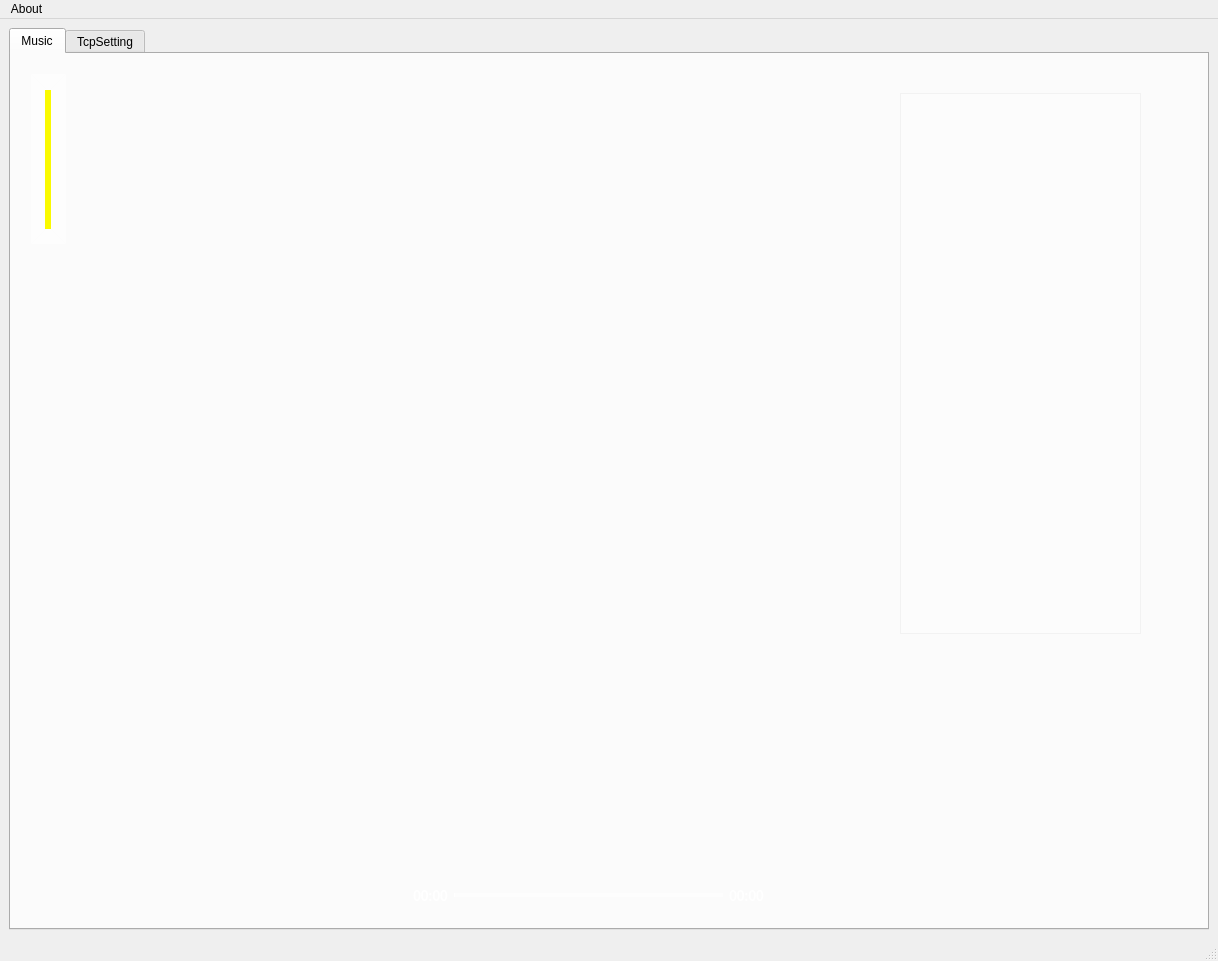
<?xml version="1.0" encoding="UTF-8"?>
<ui version="4.0">
 <class>tcpController</class>
 <widget class="QMainWindow" name="tcpController">
  <property name="geometry">
   <rect>
    <x>0</x>
    <y>0</y>
    <width>1218</width>
    <height>961</height>
   </rect>
  </property>
  <property name="minimumSize">
   <size>
    <width>1000</width>
    <height>0</height>
   </size>
  </property>
  <property name="windowTitle">
   <string>MainWindow</string>
  </property>
  <widget class="QWidget" name="centralwidget">
   <property name="styleSheet">
    <string notr="true"/>
   </property>
   <layout class="QGridLayout" name="gridLayout_3">
    <item row="0" column="0">
     <widget class="QTabWidget" name="tabWidget">
      <property name="whatsThis">
       <string>&lt;html&gt;&lt;head/&gt;&lt;body&gt;&lt;p&gt;&lt;br/&gt;&lt;/p&gt;&lt;/body&gt;&lt;/html&gt;</string>
      </property>
      <property name="styleSheet">
       <string notr="true"/>
      </property>
      <property name="currentIndex">
       <number>0</number>
      </property>
      <property name="elideMode">
       <enum>Qt::ElideLeft</enum>
      </property>
      <property name="documentMode">
       <bool>false</bool>
      </property>
      <property name="tabsClosable">
       <bool>false</bool>
      </property>
      <property name="tabBarAutoHide">
       <bool>true</bool>
      </property>
      <widget class="QWidget" name="tab_musicController">
       <property name="styleSheet">
        <string notr="true">QWidget#tab_musicController
{
}</string>
       </property>
       <attribute name="title">
        <string>Music</string>
       </attribute>
       <layout class="QGridLayout" name="gridLayout_2">
        <item row="2" column="0">
         <widget class="QGroupBox" name="groupBox_2">
          <property name="sizePolicy">
           <sizepolicy hsizetype="Preferred" vsizetype="Fixed">
            <horstretch>0</horstretch>
            <verstretch>0</verstretch>
           </sizepolicy>
          </property>
          <property name="minimumSize">
           <size>
            <width>0</width>
            <height>90</height>
           </size>
          </property>
          <property name="maximumSize">
           <size>
            <width>16777215</width>
            <height>90</height>
           </size>
          </property>
          <property name="styleSheet">
           <string notr="true">QGroupBox#groupBox_2
{
    border-radius:20px;
	border-image: url(:/image/image/background/black.jpeg);
}</string>
          </property>
          <property name="title">
           <string/>
          </property>
          <layout class="QHBoxLayout" name="horizontalLayout_7">
           <item>
            <spacer name="horizontalSpacer_4">
             <property name="orientation">
              <enum>Qt::Horizontal</enum>
             </property>
             <property name="sizeHint" stdset="0">
              <size>
               <width>178</width>
               <height>20</height>
              </size>
             </property>
            </spacer>
           </item>
           <item>
            <layout class="QGridLayout" name="gridLayout_4">
             <item row="0" column="1">
              <spacer name="verticalSpacer_2">
               <property name="orientation">
                <enum>Qt::Vertical</enum>
               </property>
               <property name="sizeHint" stdset="0">
                <size>
                 <width>20</width>
                 <height>40</height>
                </size>
               </property>
              </spacer>
             </item>
             <item row="1" column="0">
              <spacer name="horizontalSpacer_7">
               <property name="orientation">
                <enum>Qt::Horizontal</enum>
               </property>
               <property name="sizeHint" stdset="0">
                <size>
                 <width>40</width>
                 <height>20</height>
                </size>
               </property>
              </spacer>
             </item>
             <item row="1" column="1">
              <widget class="QPushButton" name="btnPlayMode">
               <property name="sizePolicy">
                <sizepolicy hsizetype="Fixed" vsizetype="Fixed">
                 <horstretch>0</horstretch>
                 <verstretch>0</verstretch>
                </sizepolicy>
               </property>
               <property name="minimumSize">
                <size>
                 <width>35</width>
                 <height>35</height>
                </size>
               </property>
               <property name="maximumSize">
                <size>
                 <width>35</width>
                 <height>35</height>
                </size>
               </property>
               <property name="cursor">
                <cursorShape>PointingHandCursor</cursorShape>
               </property>
               <property name="acceptDrops">
                <bool>false</bool>
               </property>
               <property name="toolTip">
                <string>循环播放</string>
               </property>
               <property name="autoFillBackground">
                <bool>false</bool>
               </property>
               <property name="styleSheet">
                <string notr="true">QPushButton
{
background-position:center center;
border:none;
}</string>
               </property>
               <property name="text">
                <string/>
               </property>
               <property name="icon">
                <iconset resource="imagefile.qrc">
                 <normaloff>:/image/image/image/24gl-repeat.png</normaloff>:/image/image/image/24gl-repeat.png</iconset>
               </property>
               <property name="iconSize">
                <size>
                 <width>35</width>
                 <height>35</height>
                </size>
               </property>
               <property name="flat">
                <bool>false</bool>
               </property>
              </widget>
             </item>
             <item row="1" column="2">
              <spacer name="horizontalSpacer_8">
               <property name="orientation">
                <enum>Qt::Horizontal</enum>
               </property>
               <property name="sizeHint" stdset="0">
                <size>
                 <width>40</width>
                 <height>20</height>
                </size>
               </property>
              </spacer>
             </item>
             <item row="2" column="1">
              <spacer name="verticalSpacer_3">
               <property name="orientation">
                <enum>Qt::Vertical</enum>
               </property>
               <property name="sizeHint" stdset="0">
                <size>
                 <width>20</width>
                 <height>40</height>
                </size>
               </property>
              </spacer>
             </item>
            </layout>
           </item>
           <item>
            <layout class="QVBoxLayout" name="verticalLayout_7">
             <item>
              <layout class="QHBoxLayout" name="horizontalLayout_5">
               <item>
                <spacer name="horizontalSpacer_5">
                 <property name="orientation">
                  <enum>Qt::Horizontal</enum>
                 </property>
                 <property name="sizeHint" stdset="0">
                  <size>
                   <width>80</width>
                   <height>20</height>
                  </size>
                 </property>
                </spacer>
               </item>
               <item>
                <layout class="QHBoxLayout" name="horizontalLayout_4">
                 <item>
                  <widget class="QPushButton" name="btnPre">
                   <property name="sizePolicy">
                    <sizepolicy hsizetype="Fixed" vsizetype="Fixed">
                     <horstretch>0</horstretch>
                     <verstretch>0</verstretch>
                    </sizepolicy>
                   </property>
                   <property name="minimumSize">
                    <size>
                     <width>32</width>
                     <height>32</height>
                    </size>
                   </property>
                   <property name="maximumSize">
                    <size>
                     <width>32</width>
                     <height>32</height>
                    </size>
                   </property>
                   <property name="cursor">
                    <cursorShape>PointingHandCursor</cursorShape>
                   </property>
                   <property name="toolTip">
                    <string>上一首</string>
                   </property>
                   <property name="styleSheet">
                    <string notr="true">QPushButton
{
background-repeat:no-repeat;
border:none;
}
</string>
                   </property>
                   <property name="text">
                    <string/>
                   </property>
                   <property name="icon">
                    <iconset resource="imagefile.qrc">
                     <normaloff>:/image/image/image/24gl-previous.png</normaloff>:/image/image/image/24gl-previous.png</iconset>
                   </property>
                   <property name="iconSize">
                    <size>
                     <width>30</width>
                     <height>30</height>
                    </size>
                   </property>
                   <property name="shortcut">
                    <string>Alt+Left</string>
                   </property>
                  </widget>
                 </item>
                 <item>
                  <spacer name="horizontalSpacer">
                   <property name="orientation">
                    <enum>Qt::Horizontal</enum>
                   </property>
                   <property name="sizeHint" stdset="0">
                    <size>
                     <width>40</width>
                     <height>20</height>
                    </size>
                   </property>
                  </spacer>
                 </item>
                 <item>
                  <widget class="QPushButton" name="btnPlay">
                   <property name="sizePolicy">
                    <sizepolicy hsizetype="Fixed" vsizetype="Fixed">
                     <horstretch>0</horstretch>
                     <verstretch>0</verstretch>
                    </sizepolicy>
                   </property>
                   <property name="minimumSize">
                    <size>
                     <width>35</width>
                     <height>35</height>
                    </size>
                   </property>
                   <property name="maximumSize">
                    <size>
                     <width>35</width>
                     <height>35</height>
                    </size>
                   </property>
                   <property name="cursor">
                    <cursorShape>PointingHandCursor</cursorShape>
                   </property>
                   <property name="toolTip">
                    <string>播放/暂停</string>
                   </property>
                   <property name="styleSheet">
                    <string notr="true">QPushButton
{
background-repeat:no-repeat;
border:none;
}</string>
                   </property>
                   <property name="text">
                    <string/>
                   </property>
                   <property name="icon">
                    <iconset resource="imagefile.qrc">
                     <normaloff>:/image/image/image/24gl-play.png</normaloff>:/image/image/image/24gl-play.png</iconset>
                   </property>
                   <property name="iconSize">
                    <size>
                     <width>35</width>
                     <height>35</height>
                    </size>
                   </property>
                   <property name="shortcut">
                    <string>Space</string>
                   </property>
                   <property name="flat">
                    <bool>false</bool>
                   </property>
                  </widget>
                 </item>
                 <item>
                  <spacer name="horizontalSpacer_2">
                   <property name="orientation">
                    <enum>Qt::Horizontal</enum>
                   </property>
                   <property name="sizeHint" stdset="0">
                    <size>
                     <width>40</width>
                     <height>20</height>
                    </size>
                   </property>
                  </spacer>
                 </item>
                 <item>
                  <widget class="QPushButton" name="btnNext">
                   <property name="sizePolicy">
                    <sizepolicy hsizetype="Fixed" vsizetype="Fixed">
                     <horstretch>0</horstretch>
                     <verstretch>0</verstretch>
                    </sizepolicy>
                   </property>
                   <property name="minimumSize">
                    <size>
                     <width>32</width>
                     <height>32</height>
                    </size>
                   </property>
                   <property name="maximumSize">
                    <size>
                     <width>32</width>
                     <height>32</height>
                    </size>
                   </property>
                   <property name="cursor">
                    <cursorShape>PointingHandCursor</cursorShape>
                   </property>
                   <property name="toolTip">
                    <string>下一首</string>
                   </property>
                   <property name="styleSheet">
                    <string notr="true">QPushButton
{
background-repeat:no-repeat;
border:none;
}</string>
                   </property>
                   <property name="text">
                    <string/>
                   </property>
                   <property name="icon">
                    <iconset resource="imagefile.qrc">
                     <normaloff>:/image/image/image/24gl-next.png</normaloff>:/image/image/image/24gl-next.png</iconset>
                   </property>
                   <property name="iconSize">
                    <size>
                     <width>30</width>
                     <height>30</height>
                    </size>
                   </property>
                   <property name="shortcut">
                    <string>Alt+Right</string>
                   </property>
                  </widget>
                 </item>
                </layout>
               </item>
               <item>
                <spacer name="horizontalSpacer_6">
                 <property name="orientation">
                  <enum>Qt::Horizontal</enum>
                 </property>
                 <property name="sizeHint" stdset="0">
                  <size>
                   <width>80</width>
                   <height>20</height>
                  </size>
                 </property>
                </spacer>
               </item>
              </layout>
             </item>
             <item>
              <layout class="QHBoxLayout" name="horizontalLayout_6">
               <item>
                <widget class="QLabel" name="Label_position">
                 <property name="enabled">
                  <bool>false</bool>
                 </property>
                 <property name="font">
                  <font>
                   <family>Calibri</family>
                   <pointsize>11</pointsize>
                   <italic>false</italic>
                   <bold>true</bold>
                  </font>
                 </property>
                 <property name="styleSheet">
                  <string notr="true">color:rgb(255, 255, 255);</string>
                 </property>
                 <property name="text">
                  <string>00:00</string>
                 </property>
                 <property name="alignment">
                  <set>Qt::AlignCenter</set>
                 </property>
                </widget>
               </item>
               <item>
                <widget class="QSlider" name="positionSlider">
                 <property name="enabled">
                  <bool>false</bool>
                 </property>
                 <property name="font">
                  <font>
                   <pointsize>13</pointsize>
                  </font>
                 </property>
                 <property name="cursor">
                  <cursorShape>PointingHandCursor</cursorShape>
                 </property>
                 <property name="styleSheet">
                  <string notr="true">QSlider::add-page:Horizontal
{     
background-color: rgba(255, 255, 255,150);
height:4px;  
} 
QSlider::sub-page:Horizontal   
{  
background-color: rgb(255, 255, 255);
height:4px;
}
QSlider::groove:Horizontal   
{ 
background:transparent; 
height:4px;
}  
QSlider::handle:Horizontal
{ 
height:16px; 
width:16px; 
border-image:url(:/image/image/image/sliderHandle.png);
margin: -6 0px; 
}
      
</string>
                 </property>
                 <property name="singleStep">
                  <number>10</number>
                 </property>
                 <property name="orientation">
                  <enum>Qt::Horizontal</enum>
                 </property>
                 <property name="tickPosition">
                  <enum>QSlider::NoTicks</enum>
                 </property>
                </widget>
               </item>
               <item>
                <widget class="QLabel" name="Label_position_2">
                 <property name="enabled">
                  <bool>false</bool>
                 </property>
                 <property name="font">
                  <font>
                   <family>Calibri</family>
                   <pointsize>11</pointsize>
                   <italic>false</italic>
                   <bold>true</bold>
                  </font>
                 </property>
                 <property name="styleSheet">
                  <string notr="true">color:rgb(255, 255, 255);</string>
                 </property>
                 <property name="text">
                  <string>00:00</string>
                 </property>
                 <property name="alignment">
                  <set>Qt::AlignCenter</set>
                 </property>
                </widget>
               </item>
              </layout>
             </item>
            </layout>
           </item>
           <item>
            <layout class="QGridLayout" name="gridLayout_5">
             <item row="0" column="1">
              <spacer name="verticalSpacer_4">
               <property name="orientation">
                <enum>Qt::Vertical</enum>
               </property>
               <property name="sizeHint" stdset="0">
                <size>
                 <width>20</width>
                 <height>40</height>
                </size>
               </property>
              </spacer>
             </item>
             <item row="1" column="0">
              <spacer name="horizontalSpacer_9">
               <property name="orientation">
                <enum>Qt::Horizontal</enum>
               </property>
               <property name="sizeHint" stdset="0">
                <size>
                 <width>40</width>
                 <height>20</height>
                </size>
               </property>
              </spacer>
             </item>
             <item row="1" column="2">
              <spacer name="horizontalSpacer_10">
               <property name="orientation">
                <enum>Qt::Horizontal</enum>
               </property>
               <property name="sizeHint" stdset="0">
                <size>
                 <width>40</width>
                 <height>20</height>
                </size>
               </property>
              </spacer>
             </item>
             <item row="2" column="1">
              <spacer name="verticalSpacer_5">
               <property name="orientation">
                <enum>Qt::Vertical</enum>
               </property>
               <property name="sizeHint" stdset="0">
                <size>
                 <width>20</width>
                 <height>40</height>
                </size>
               </property>
              </spacer>
             </item>
             <item row="1" column="1">
              <widget class="QPushButton" name="pushButton_PlayList">
               <property name="minimumSize">
                <size>
                 <width>35</width>
                 <height>35</height>
                </size>
               </property>
               <property name="maximumSize">
                <size>
                 <width>35</width>
                 <height>35</height>
                </size>
               </property>
               <property name="styleSheet">
                <string notr="true">QPushButton
{
background-position:center center;
border:none;
}</string>
               </property>
               <property name="text">
                <string/>
               </property>
               <property name="icon">
                <iconset resource="imagefile.qrc">
                 <normaloff>:/image/image/image/myMusicList.png</normaloff>:/image/image/image/myMusicList.png</iconset>
               </property>
               <property name="iconSize">
                <size>
                 <width>35</width>
                 <height>35</height>
                </size>
               </property>
              </widget>
             </item>
            </layout>
           </item>
           <item>
            <spacer name="horizontalSpacer_3">
             <property name="orientation">
              <enum>Qt::Horizontal</enum>
             </property>
             <property name="sizeHint" stdset="0">
              <size>
               <width>228</width>
               <height>20</height>
              </size>
             </property>
            </spacer>
           </item>
          </layout>
         </widget>
        </item>
        <item row="1" column="0">
         <widget class="QGroupBox" name="groupBox_3">
          <property name="styleSheet">
           <string notr="true">QGroupBox#groupBox_3
{
	border-image: url(:/image/image/background/default.jpg);
border-radius: 20px;
}</string>
          </property>
          <property name="title">
           <string/>
          </property>
          <widget class="QListWidget" name="ListWidget_musicName">
           <property name="geometry">
            <rect>
             <x>880</x>
             <y>30</y>
             <width>241</width>
             <height>541</height>
            </rect>
           </property>
           <property name="font">
            <font>
             <bold>true</bold>
            </font>
           </property>
           <property name="styleSheet">
            <string notr="true">color: rgb(255, 255, 255);
background-color: rgba(255, 255, 255, 50);
</string>
           </property>
           <property name="horizontalScrollBarPolicy">
            <enum>Qt::ScrollBarAlwaysOff</enum>
           </property>
          </widget>
          <widget class="QPushButton" name="btnVolume">
           <property name="geometry">
            <rect>
             <x>11</x>
             <y>187</y>
             <width>35</width>
             <height>35</height>
            </rect>
           </property>
           <property name="minimumSize">
            <size>
             <width>35</width>
             <height>35</height>
            </size>
           </property>
           <property name="cursor">
            <cursorShape>PointingHandCursor</cursorShape>
           </property>
           <property name="toolTip">
            <string>音量控制</string>
           </property>
           <property name="styleSheet">
            <string notr="true">QPushButton
{
background-image: url(:/image/image/image/music-voice.png);
background-repeat:no-repeat;
background-position:center center;
border:none;
}

QPushButton:hover{
background-image: url(:/image/image/image-hover/music-voice-hover.png);
background-repeat:no-repeat;
background-position:center center;
}

QPushButton:pressed{
background-image: url(:/image/image/image/music-voice.png);
background-repeat:no-repeat;
background-position:center center;
}
</string>
           </property>
           <property name="text">
            <string/>
           </property>
          </widget>
          <widget class="QSlider" name="volumeSlider">
           <property name="geometry">
            <rect>
             <x>11</x>
             <y>11</y>
             <width>35</width>
             <height>170</height>
            </rect>
           </property>
           <property name="minimumSize">
            <size>
             <width>35</width>
             <height>170</height>
            </size>
           </property>
           <property name="styleSheet">
            <string notr="true"> QSlider 
    {  
        background-color: rgba(255,255,255,0.2);
        min-width:5px; 
        max-width:5px;
        border:15px solid rgba(255,255,255,0.2); 
    }
     QSlider::add-page:vertical
     {      
       
	    background-color: rgb(250, 250, 0);
        width:4px;
     }
     QSlider::sub-page:vertical  
    {
        background-color: rgba(255,255,255,0.5); 
        width:4px;
     }
    QSlider::groove:vertical 
    {
        background:transparent;
        width:6px;
    }
    QSlider::handle:vertical 
    {
         height: 13px;
        width:13px;
 
 margin: -0 -4px; 
	border-image: url(:/image/image/image/volumeHandle.png);
     }</string>
           </property>
           <property name="maximum">
            <number>100</number>
           </property>
           <property name="value">
            <number>100</number>
           </property>
           <property name="orientation">
            <enum>Qt::Vertical</enum>
           </property>
          </widget>
         </widget>
        </item>
       </layout>
      </widget>
      <widget class="QWidget" name="tab_tcpController">
       <attribute name="title">
        <string>TcpSetting</string>
       </attribute>
       <layout class="QGridLayout" name="gridLayout_8">
        <item row="0" column="0">
         <layout class="QGridLayout" name="gridLayout" columnstretch="2,0">
          <item row="0" column="0" rowspan="3">
           <layout class="QVBoxLayout" name="verticalLayout_4">
            <item>
             <layout class="QVBoxLayout" name="verticalLayout_2">
              <item>
               <widget class="QLabel" name="label">
                <property name="text">
                 <string>接收窗口</string>
                </property>
               </widget>
              </item>
              <item>
               <widget class="QPlainTextEdit" name="plainTextEditRecv"/>
              </item>
             </layout>
            </item>
            <item>
             <layout class="QVBoxLayout" name="verticalLayout_3">
              <item>
               <widget class="QLabel" name="label_2">
                <property name="text">
                 <string>发送窗口</string>
                </property>
               </widget>
              </item>
              <item>
               <layout class="QHBoxLayout" name="horizontalLayout_2">
                <item>
                 <widget class="QPlainTextEdit" name="plainTextEditSend"/>
                </item>
                <item>
                 <widget class="QPushButton" name="pushButtonSend">
                  <property name="sizePolicy">
                   <sizepolicy hsizetype="Minimum" vsizetype="Expanding">
                    <horstretch>0</horstretch>
                    <verstretch>0</verstretch>
                   </sizepolicy>
                  </property>
                  <property name="text">
                   <string>发送</string>
                  </property>
                 </widget>
                </item>
               </layout>
              </item>
             </layout>
            </item>
           </layout>
          </item>
          <item row="0" column="1">
           <layout class="QVBoxLayout" name="verticalLayout">
            <item>
             <widget class="QLabel" name="label_3">
              <property name="text">
               <string>网络设置</string>
              </property>
             </widget>
            </item>
            <item>
             <widget class="QLabel" name="label_4">
              <property name="text">
               <string>本机IP地址</string>
              </property>
             </widget>
            </item>
            <item>
             <widget class="QLineEdit" name="lineEditIP"/>
            </item>
            <item>
             <widget class="QLabel" name="label_5">
              <property name="text">
               <string>本地端口号</string>
              </property>
             </widget>
            </item>
            <item>
             <widget class="QLineEdit" name="lineEditPort"/>
            </item>
            <item>
             <widget class="QPushButton" name="pushButtonDisconnect">
              <property name="text">
               <string>断开</string>
              </property>
             </widget>
            </item>
            <item>
             <layout class="QHBoxLayout" name="horizontalLayout">
              <item>
               <widget class="QPushButton" name="pushButtonClearWindow">
                <property name="text">
                 <string>清除窗口</string>
                </property>
               </widget>
              </item>
             </layout>
            </item>
            <item>
             <widget class="QComboBox" name="comboBox"/>
            </item>
           </layout>
          </item>
          <item row="1" column="1">
           <spacer name="verticalSpacer">
            <property name="orientation">
             <enum>Qt::Vertical</enum>
            </property>
            <property name="sizeHint" stdset="0">
             <size>
              <width>20</width>
              <height>40</height>
             </size>
            </property>
           </spacer>
          </item>
          <item row="2" column="1">
           <widget class="QGroupBox" name="groupBox">
            <property name="title">
             <string>FileTransmission</string>
            </property>
            <layout class="QVBoxLayout" name="verticalLayout_5">
             <item>
              <layout class="QHBoxLayout" name="horizontalLayout_3">
               <item>
                <widget class="QPushButton" name="pushButton_chooseFile">
                 <property name="text">
                  <string>选择文件</string>
                 </property>
                </widget>
               </item>
               <item>
                <widget class="QPushButton" name="pushButton_sendFile">
                 <property name="text">
                  <string>发送文件</string>
                 </property>
                </widget>
               </item>
              </layout>
             </item>
             <item>
              <widget class="QLineEdit" name="lineEdit_FileName"/>
             </item>
            </layout>
           </widget>
          </item>
         </layout>
        </item>
       </layout>
      </widget>
     </widget>
    </item>
   </layout>
  </widget>
  <widget class="QMenuBar" name="menubar">
   <property name="geometry">
    <rect>
     <x>0</x>
     <y>0</y>
     <width>1218</width>
     <height>26</height>
    </rect>
   </property>
   <widget class="QMenu" name="menuController">
    <property name="title">
     <string>About</string>
    </property>
   </widget>
   <addaction name="menuController"/>
  </widget>
  <widget class="QStatusBar" name="statusbar"/>
  <action name="actionAbout">
   <property name="text">
    <string>About</string>
   </property>
  </action>
 </widget>
 <tabstops>
  <tabstop>lineEditIP</tabstop>
  <tabstop>lineEditPort</tabstop>
  <tabstop>comboBox</tabstop>
  <tabstop>pushButtonDisconnect</tabstop>
  <tabstop>pushButtonClearWindow</tabstop>
  <tabstop>plainTextEditSend</tabstop>
  <tabstop>plainTextEditRecv</tabstop>
 </tabstops>
 <resources>
  <include location="imagefile.qrc"/>
 </resources>
 <connections/>
</ui>
